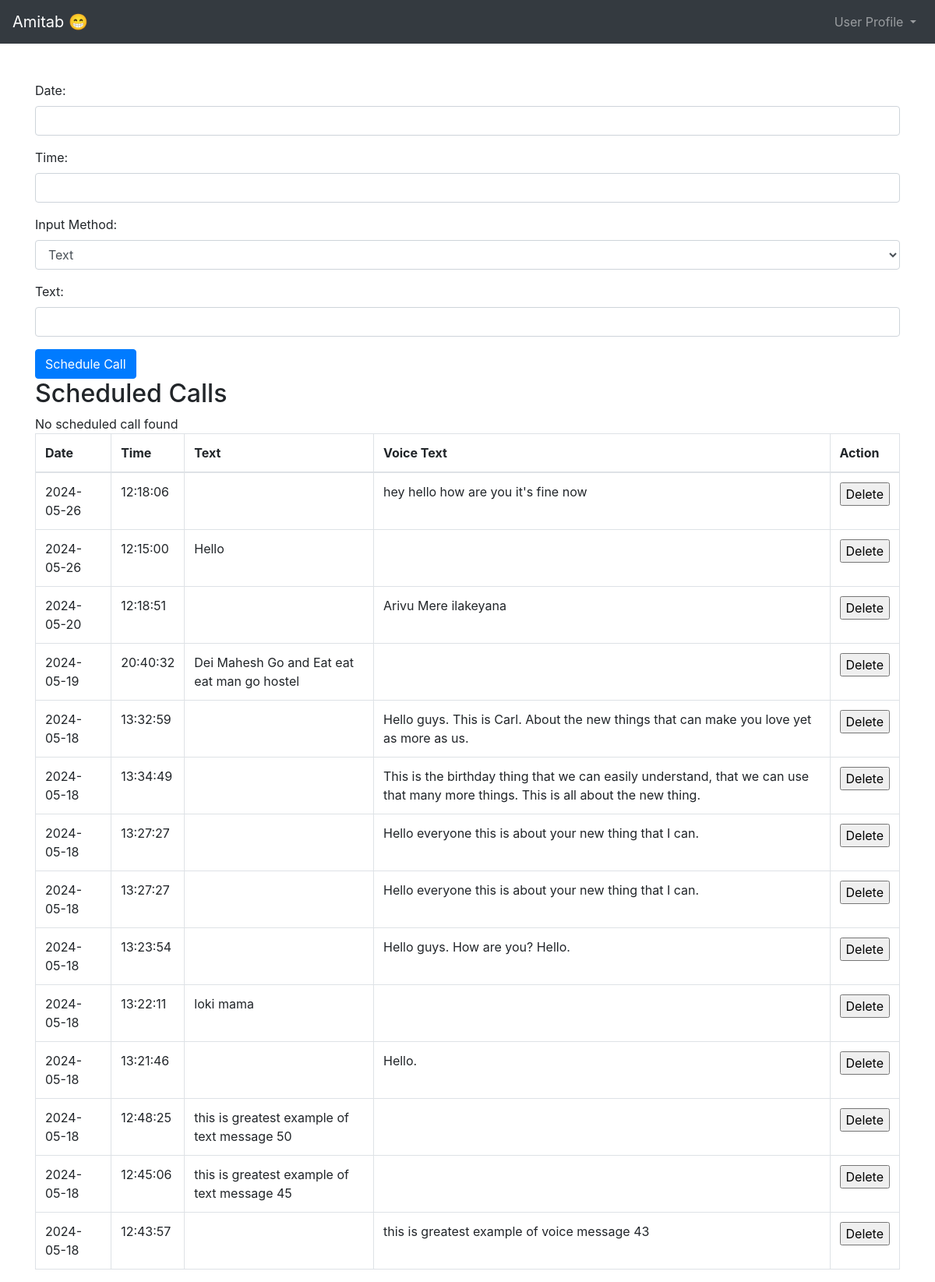
The page / on the database its author committed.
### tables this page shows
CREATE TABLE `scheduled_calls` (
  `id` int(11) NOT NULL,
  `user_date` date NOT NULL,
  `user_time` time NOT NULL,
  `user_text` varchar(255) DEFAULT NULL,
  `recognized_text` text DEFAULT NULL,
  `utc_datetime` datetime DEFAULT NULL,
  `call_status` varchar(20) DEFAULT 'pending'
);

### index.php (the view, shortened to what this page needs)
<!DOCTYPE html>
<html lang="en">
<head>
    <link rel="stylesheet" href="https://maxcdn.bootstrapcdn.com/bootstrap/4.5.2/css/bootstrap.min.css">
    <link rel="stylesheet" href="https://cdnjs.cloudflare.com/ajax/libs/bootstrap-datepicker/1.9.0/css/bootstrap-datepicker.min.css">
    <link rel="stylesheet" href="https://cdnjs.cloudflare.com/ajax/libs/bootstrap-timepicker/0.5.2/css/bootstrap-timepicker.min.css">
</head>
<body>
    <nav class="navbar navbar-expand-lg navbar-dark bg-dark">
        <a class="navbar-brand" href="#">Amitab 😁</a>
        <div class="collapse navbar-collapse" id="navbarSupportedContent">
            <ul class="navbar-nav ml-auto">
                <li class="nav-item dropdown">
                    <a class="nav-link dropdown-toggle" href="#" id="navbarDropdown" role="button" data-toggle="dropdown" aria-haspopup="true" aria-expanded="false">
                        User Profile
                    </a>
                </li>
            </ul>
        </div>
    </nav>
    <div class="container">
        <br><br>
        <form action="index.php" method="post">
            <div class="form-group">
                <label for="datepicker">Date:</label>
                <input type="text" class="form-control datepicker" id="datepicker" name="date" autocomplete="off" required>
            </div>
            <div class="form-group">
                <label for="timepicker">Time:</label>
                <input type="text" class="form-control timepicker" id="timepicker" name="time" autocomplete="off" required>
            </div>
            <div class="form-group">
                <label for="inputMethod">Input Method:</label>
                <select class="form-control" id="inputMethod" name="inputMethod" required>
                    <option value="text">Text</option>
                </select>
            </div>
            <div class="form-group" id="textInputGroup">
                <label for="text">Text:</label>
                <input type="text" class="form-control" id="text" name="text">
            </div>
            <button type="submit" class="btn btn-primary">Schedule Call</button>
        </form>
        <h2>Scheduled Calls</h2>
        <table class="table table-bordered table-rounded">
            <thead>
                <tr>
                    <th>Date</th>
                    <th>Time</th>
                    <th>Text</th>
                    <th>Voice Text</th>
                    <th>Action</th>
                </tr>
            </thead>
            <tbody>
<?php
$db_host = 'localhost';
$db_username = '';
$db_password = '';
$db_name = '';
$conn = new mysqli($db_host, $db_username, $db_password, $db_name);
$sql = "SELECT * FROM scheduled_calls ORDER BY id DESC";
$result = $conn->query($sql);
if ($result->num_rows > 0) {
    while ($row = $result->fetch_assoc()) {
        echo "<tr>";
        echo "<td>" . $row["user_date"] . "</td>";
        echo "<td>" . $row["user_time"] . "</td>";
        echo "<td>" . $row["user_text"] . "</td>";
        echo "<td>" . $row["recognized_text"] . "</td>";
        echo "<td><form action='delete_record.php' method='post'><input type='hidden' name='record_id' value='" . $row["id"] . "'><input type='submit' value='Delete'></form></td>";
        echo "</tr>";
    }
} else {
    echo "<tr><td colspan='5'>No scheduled calls found</td></tr>";
}
?>
            </tbody>
        </table>
    </div>
</body>
</html>

### index.php (style rules this page uses)
.navbar { transition: all 0.3s ease-in-out; }
.navbar-collapse { transition: all 0.3s ease-in-out; }
.navbar-nav .nav-link { transition: all 0.3s ease-in-out; }
.table-rounded td { border-radius: 10px; }

### rows shown on the page
scheduled_calls: user_date "2024-05-26", user_time "12:18:06", recognized_text "hey hello how are you it's fine now"
scheduled_calls: user_date "2024-05-26", user_time "12:15:00", user_text "Hello"
scheduled_calls: user_date "2024-05-20", user_time "12:18:51", recognized_text "Arivu Mere ilakeyana"
scheduled_calls: user_date "2024-05-19", user_time "20:40:32", user_text "Dei Mahesh Go and Eat eat eat man go hostel"
scheduled_calls: user_date "2024-05-18", user_time "13:32:59", recognized_text "Hello guys. This is Carl. About the new things that can make you love yet as more as us."
scheduled_calls: user_date "2024-05-18", user_time "13:34:49", recognized_text "This is the birthday thing that we can easily understand, that we can use that many more things. This is all about the new thing."
scheduled_calls: user_date "2024-05-18", user_time "13:27:27", recognized_text "Hello everyone this is about your new thing that I can."
scheduled_calls: user_date "2024-05-18", user_time "13:27:27", recognized_text "Hello everyone this is about your new thing that I can."
scheduled_calls: user_date "2024-05-18", user_time "13:23:54", recognized_text "Hello guys. How are you? Hello."
scheduled_calls: user_date "2024-05-18", user_time "13:22:11", user_text "loki mama"
scheduled_calls: user_date "2024-05-18", user_time "13:21:46", recognized_text "Hello."
scheduled_calls: user_date "2024-05-18", user_time "12:48:25", user_text "this is greatest example of text message 50"
scheduled_calls: user_date "2024-05-18", user_time "12:45:06", user_text "this is greatest example of text message 45"
scheduled_calls: user_date "2024-05-18", user_time "12:43:57", recognized_text "this is greatest example of voice message 43"
